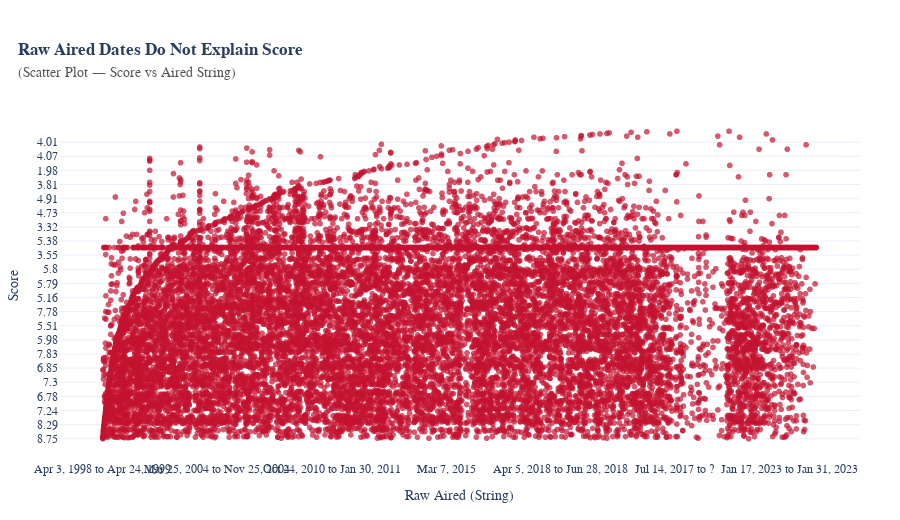

Source (notebook cell):
### Markdown cell above
#### **b. Raw vs Clean: Duration and Score**

### Code cell
import plotly.express as px


fig = px.scatter(
    df_raw_viz,
    x='Aired',
    y='Score',
    color_discrete_sequence=["#C3122F"],  
)

fig.update_traces(marker=dict(size=6, opacity=0.7))

fig.update_layout(
    template='plotly_white',
    font=dict(family="Tahoma"),
    height=520,
    

    title=dict(
        text=(
            "<b>Raw Aired Dates Do Not Explain Score</b><br>"
            "<span style='color:#555555; font-size:14px'>(Scatter Plot — Score vs Aired String)</span>"
        ),
        x=0.02
    ),
    
    margin=dict(l=40, r=40, t=110, b=60),
    hovermode="x unified",

    xaxis=dict(
        title='Raw Aired (String)',
        showgrid=False,
        tickangle=0,
        nticks=7      # giảm tick để hạn chế chữ bị nát
    ),
    yaxis=dict(
        title='Score',
        showgrid=True
    ),
)

fig.show()

### Figure 1 — Plotly figure (JSON) as saved in the notebook; plotly's stock layout.template omitted (floating-point values rounded to 4 significant figures; data arrays with more than 128 entries replaced by an {"elided": "..."} marker saying what was removed)
{"data": [{"hovertemplate": "Aired=%{x}<br>Score=%{y}<extra></extra>", "legendgroup": "", "marker": {"color": "#C3122F", "opacity": 0.7, "size": 6, "symbol": "circle"}, "mode": "markers", "name": "", "showlegend": false, "type": "scattergl", "x": {"elided": "24905 str values"}, "xaxis": "x", "y": {"elided": "24905 str values"}, "yaxis": "y"}], "layout": {"font": {"family": "Tahoma"}, "height": 520, "hovermode": "x unified", "legend": {"tracegroupgap": 0}, "margin": {"b": 60, "l": 40, "r": 40, "t": 110}, "title": {"text": "<b>Raw Aired Dates Do Not Explain Score</b><br><span style='color:#555555; font-size:14px'>(Scatter Plot — Score vs Aired String)</span>", "x": 0.02}, "xaxis": {"anchor": "y", "domain": [0, 1], "nticks": 7, "showgrid": false, "tickangle": 0, "title": {"text": "Raw Aired (String)"}}, "yaxis": {"anchor": "x", "domain": [0, 1], "showgrid": true, "title": {"text": "Score"}}}}
